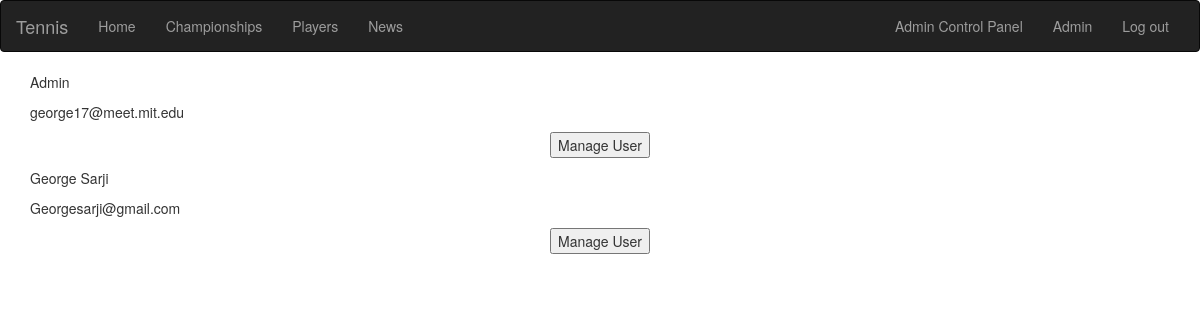
The app's page /acp/members (signed in) with its own data.
### database_setup.py (models this page shows, shortened)
class User(Base):
    __tablename__ = 'user'
    id = Column(Integer, primary_key=True)
    name = Column(String(255))
    country = Column(String(255))
    email = Column(String(255), unique=True)
    photo = Column(String(255), unique=True)
    password_hash = Column(String(255))
    gender=Column(String)
    dob=Column(Date)
    admin=Column(Boolean)

### web_app.py (the view)
@app.route('/acp/members')
def ManageUsers():
	users=dbsession.query(User).all()
	return render_template('ManageUsers.html', users=users)

### templates/ManageUsers.html (shortened to what this page needs)
{% extends "layout.html" %}
{% block body %}
{% for user in users %}
<form action="{{url_for('ManageUser', id=user.id )}}" method="get">
	<p>{{user.name}}</p>
	<p>{{user.email}}</p>
	<p><center><input type="submit" value="Manage User"></center></p>
</form>
{% endfor %}
{% endblock %}

### templates/layout.html (shortened to what this page needs)
<!doctype html>
  <link rel="stylesheet" href="https://maxcdn.bootstrapcdn.com/bootstrap/3.3.7/css/bootstrap.min.css">
<div>
<center>
<nav class="navbar navbar-inverse">
  <div class="container-fluid">
    <div class="navbar-header">
      <a class="navbar-brand" href="{{ url_for('main') }}">Tennis</a>
    </div>
    <div class="collapse navbar-collapse" id="myNavbar">
      <ul class="nav navbar-nav">
        <li><a href="{{ url_for('main') }}">Home</a></li>
        <li><a href="{{ url_for('championships') }}">Championships</a></li>
        <li><a href="{{ url_for('players') }}">Players</a></li>
        <li><a href="{{ url_for('news') }}">News</a></li>
      </ul>
      <ul class="nav navbar-nav navbar-right">
      {% if 'id' not in session %}
        <li><a href="{{ url_for('signup') }}"><span class="glyphicon glyphicon-user"></span> Sign Up</a></li>
        <li><a href="{{ url_for('login') }}"><span class="glyphicon glyphicon-log-in"></span> Login</a></li>
      {% else %}
        {% if session['admin'] == True %}
        <li><a href="{{url_for('admincp') }}">Admin Control Panel</a></li>
        {% endif %}
        <li><a href="{{ url_for('profile') }}">{{session['name']}}</a></li>
        <li><a href="{{ url_for('logout') }}">Log out</a></li>
      {% endif %}
      </ul>
    </div>
  </div>
</nav>
  </center>
  <div class="container">
  {% block body %}{% endblock %}
  </div>
</div>

### records on screen
User: name "Admin", email "george17@meet.mit.edu"
User: name "George Sarji", email "Georgesarji@gmail.com"
